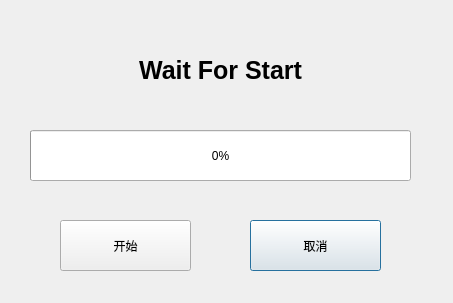
<?xml version="1.0" encoding="UTF-8"?>
<ui version="4.0">
 <class>filetransender</class>
 <widget class="QDialog" name="filetransender">
  <property name="geometry">
   <rect>
    <x>0</x>
    <y>0</y>
    <width>453</width>
    <height>303</height>
   </rect>
  </property>
  <property name="windowTitle">
   <string>发送端</string>
  </property>
  <widget class="QPushButton" name="filetranscancle">
   <property name="geometry">
    <rect>
     <x>250</x>
     <y>220</y>
     <width>131</width>
     <height>51</height>
    </rect>
   </property>
   <property name="text">
    <string>取消</string>
   </property>
  </widget>
  <widget class="QProgressBar" name="progressBar">
   <property name="geometry">
    <rect>
     <x>30</x>
     <y>130</y>
     <width>381</width>
     <height>51</height>
    </rect>
   </property>
   <property name="value">
    <number>0</number>
   </property>
  </widget>
  <widget class="QLabel" name="transinfo">
   <property name="geometry">
    <rect>
     <x>20</x>
     <y>30</y>
     <width>401</width>
     <height>81</height>
    </rect>
   </property>
   <property name="font">
    <font>
     <pointsize>19</pointsize>
     <weight>75</weight>
     <bold>true</bold>
    </font>
   </property>
   <property name="layoutDirection">
    <enum>Qt::LeftToRight</enum>
   </property>
   <property name="text">
    <string>Wait For Start</string>
   </property>
   <property name="alignment">
    <set>Qt::AlignCenter</set>
   </property>
  </widget>
  <widget class="QPushButton" name="filetransstart">
   <property name="geometry">
    <rect>
     <x>60</x>
     <y>220</y>
     <width>131</width>
     <height>51</height>
    </rect>
   </property>
   <property name="text">
    <string>开始</string>
   </property>
  </widget>
 </widget>
 <resources/>
 <connections/>
</ui>
